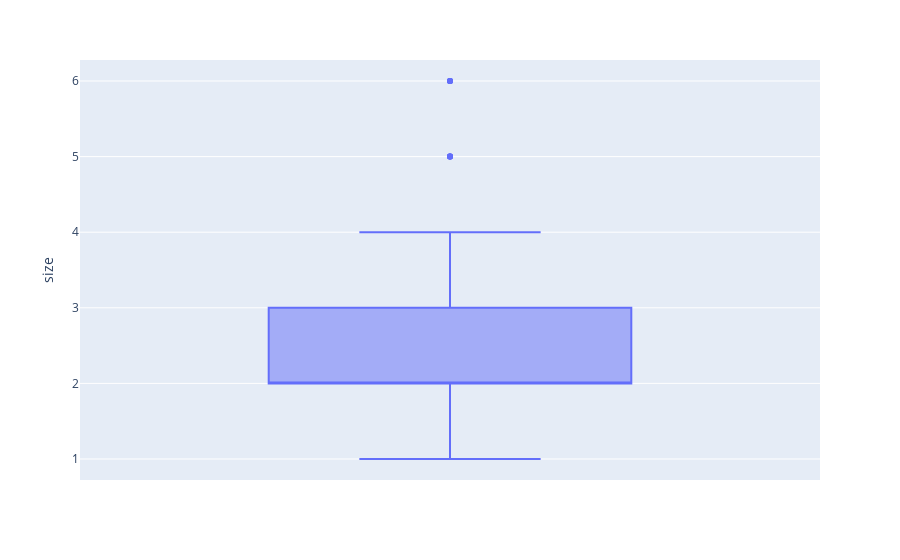

Write notebook code for a chart like this one.
### Markdown cell above
Pozivamo IQR da proverimo da li sada imamo outliera i u kojoj meri

### Code cell
Y = data['match'];
X = data.drop('match',axis = 1)
X_train, X_test, Y_train, Y_test = train_test_split(X, Y, test_size=0.3, stratify=Y, random_state=12)
iqr2 = IQR(X_train,feature_names)
print(iqr2['percantage'].max())

IQR(X_train,feature_names)


df = px.data.tips()
fig = px.box(df, y="size")
fig.show()

### Figure 1 — Plotly figure (JSON) as saved in the notebook; plotly's stock layout.template omitted (floating-point values rounded to 4 significant figures; data arrays with more than 128 entries replaced by an {"elided": "..."} marker saying what was removed)
{"data": [{"alignmentgroup": "True", "hovertemplate": "size=%{y}<extra></extra>", "legendgroup": "", "marker": {"color": "#636efa"}, "name": "", "notched": false, "offsetgroup": "", "orientation": "v", "showlegend": false, "type": "box", "x0": " ", "xaxis": "x", "y": {"elided": "244 int values"}, "y0": " ", "yaxis": "y"}], "layout": {"boxmode": "group", "legend": {"tracegroupgap": 0}, "margin": {"t": 60}, "xaxis": {"anchor": "y", "domain": [0, 1]}, "yaxis": {"anchor": "x", "domain": [0, 1], "title": {"text": "size"}}}}
